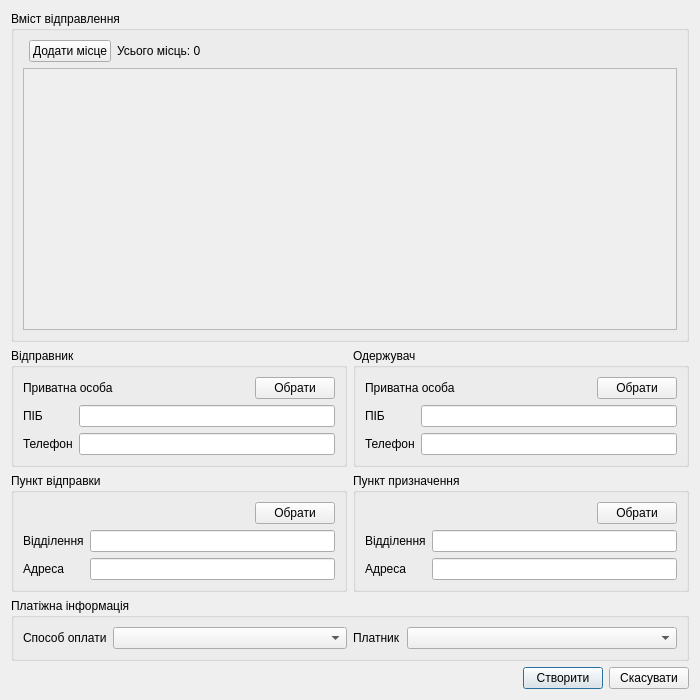
<?xml version="1.0" encoding="UTF-8"?>
<ui version="4.0">
 <class>MailingCreator</class>
 <widget class="QWidget" name="MailingCreator">
  <property name="geometry">
   <rect>
    <x>0</x>
    <y>0</y>
    <width>700</width>
    <height>700</height>
   </rect>
  </property>
  <property name="windowTitle">
   <string>Створення відправлення</string>
  </property>
  <layout class="QGridLayout" name="gridLayout_2">
   <item row="2" column="0">
    <widget class="QGroupBox" name="grpDspchPt">
     <property name="title">
      <string>Пункт відправки</string>
     </property>
     <layout class="QGridLayout" name="gridLayout_6">
      <item row="0" column="0">
       <spacer name="horizontalSpacer_3">
        <property name="orientation">
         <enum>Qt::Horizontal</enum>
        </property>
        <property name="sizeHint" stdset="0">
         <size>
          <width>40</width>
          <height>20</height>
         </size>
        </property>
       </spacer>
      </item>
      <item row="0" column="1">
       <widget class="QPushButton" name="pbChooseDspchOfc">
        <property name="text">
         <string>Обрати</string>
        </property>
       </widget>
      </item>
      <item row="1" column="0" colspan="2">
       <layout class="QFormLayout" name="formlytDspchPt">
        <property name="formAlignment">
         <set>Qt::AlignLeading|Qt::AlignLeft|Qt::AlignVCenter</set>
        </property>
        <item row="0" column="0">
         <widget class="QLabel" name="lDspchOfc">
          <property name="text">
           <string>Відділення</string>
          </property>
         </widget>
        </item>
        <item row="0" column="1">
         <widget class="QLineEdit" name="leDspchOfc">
          <property name="readOnly">
           <bool>true</bool>
          </property>
         </widget>
        </item>
        <item row="1" column="0">
         <widget class="QLabel" name="lDspchAddr">
          <property name="text">
           <string>Адреса</string>
          </property>
         </widget>
        </item>
        <item row="1" column="1">
         <widget class="QLineEdit" name="leDspchAddr">
          <property name="readOnly">
           <bool>true</bool>
          </property>
         </widget>
        </item>
       </layout>
      </item>
     </layout>
    </widget>
   </item>
   <item row="0" column="0" colspan="2">
    <widget class="QGroupBox" name="groupBox">
     <property name="title">
      <string>Вміст відправлення</string>
     </property>
     <layout class="QVBoxLayout" name="verticalLayout_8">
      <item>
       <layout class="QGridLayout" name="gridLayout">
        <item row="0" column="2">
         <widget class="QLabel" name="lPlcCount">
          <property name="text">
           <string>Усього місць: 0</string>
          </property>
         </widget>
        </item>
        <item row="0" column="3">
         <spacer name="horizontalSpacer_7">
          <property name="orientation">
           <enum>Qt::Horizontal</enum>
          </property>
          <property name="sizeHint" stdset="0">
           <size>
            <width>40</width>
            <height>20</height>
           </size>
          </property>
         </spacer>
        </item>
        <item row="1" column="0" colspan="5">
         <widget class="QScrollArea" name="scrollArea">
          <property name="widgetResizable">
           <bool>true</bool>
          </property>
          <widget class="QWidget" name="scrollAreaWidgetContents">
           <property name="geometry">
            <rect>
             <x>0</x>
             <y>0</y>
             <width>658</width>
             <height>292</height>
            </rect>
           </property>
           <layout class="QVBoxLayout" name="vlytCargoPlc"/>
          </widget>
         </widget>
        </item>
        <item row="0" column="1">
         <widget class="QPushButton" name="pbAddCargoPlace">
          <property name="text">
           <string>Додати місце</string>
          </property>
         </widget>
        </item>
       </layout>
      </item>
     </layout>
    </widget>
   </item>
   <item row="2" column="1">
    <widget class="QGroupBox" name="grpArrPt">
     <property name="title">
      <string>Пункт призначення</string>
     </property>
     <layout class="QGridLayout" name="gridLayout_5">
      <item row="0" column="0">
       <spacer name="horizontalSpacer_4">
        <property name="orientation">
         <enum>Qt::Horizontal</enum>
        </property>
        <property name="sizeHint" stdset="0">
         <size>
          <width>40</width>
          <height>20</height>
         </size>
        </property>
       </spacer>
      </item>
      <item row="0" column="1">
       <widget class="QPushButton" name="pbChooseArrOfc">
        <property name="text">
         <string>Обрати</string>
        </property>
       </widget>
      </item>
      <item row="1" column="0" colspan="2">
       <layout class="QFormLayout" name="formlytArrPt">
        <property name="formAlignment">
         <set>Qt::AlignLeading|Qt::AlignLeft|Qt::AlignVCenter</set>
        </property>
        <item row="0" column="0">
         <widget class="QLabel" name="lArrOfc">
          <property name="text">
           <string>Відділення</string>
          </property>
         </widget>
        </item>
        <item row="0" column="1">
         <widget class="QLineEdit" name="leArrOfc">
          <property name="readOnly">
           <bool>true</bool>
          </property>
         </widget>
        </item>
        <item row="1" column="0">
         <widget class="QLabel" name="lArrAddr">
          <property name="text">
           <string>Адреса</string>
          </property>
         </widget>
        </item>
        <item row="1" column="1">
         <widget class="QLineEdit" name="leArrAddr">
          <property name="readOnly">
           <bool>true</bool>
          </property>
         </widget>
        </item>
       </layout>
      </item>
     </layout>
    </widget>
   </item>
   <item row="1" column="1">
    <widget class="QGroupBox" name="grpRcpt">
     <property name="title">
      <string>Одержувач</string>
     </property>
     <layout class="QGridLayout" name="gridLayout_3">
      <item row="0" column="1">
       <spacer name="horizontalSpacer_2">
        <property name="orientation">
         <enum>Qt::Horizontal</enum>
        </property>
        <property name="sizeHint" stdset="0">
         <size>
          <width>40</width>
          <height>20</height>
         </size>
        </property>
       </spacer>
      </item>
      <item row="0" column="2">
       <widget class="QPushButton" name="pbChooseRcpt">
        <property name="text">
         <string>Обрати</string>
        </property>
       </widget>
      </item>
      <item row="0" column="0">
       <widget class="QLabel" name="lRcptTp">
        <property name="text">
         <string>Приватна особа</string>
        </property>
       </widget>
      </item>
      <item row="1" column="0" colspan="3">
       <layout class="QFormLayout" name="formlytRcpt">
        <property name="formAlignment">
         <set>Qt::AlignLeading|Qt::AlignLeft|Qt::AlignVCenter</set>
        </property>
        <item row="0" column="0">
         <widget class="QLabel" name="lRcptName">
          <property name="text">
           <string>ПІБ</string>
          </property>
         </widget>
        </item>
        <item row="0" column="1">
         <widget class="QLineEdit" name="leRcptName">
          <property name="readOnly">
           <bool>true</bool>
          </property>
         </widget>
        </item>
        <item row="1" column="0">
         <widget class="QLabel" name="lRcptMob">
          <property name="text">
           <string>Телефон</string>
          </property>
         </widget>
        </item>
        <item row="1" column="1">
         <widget class="QLineEdit" name="leRcptMob">
          <property name="readOnly">
           <bool>true</bool>
          </property>
         </widget>
        </item>
       </layout>
      </item>
     </layout>
    </widget>
   </item>
   <item row="4" column="0" colspan="2">
    <layout class="QHBoxLayout" name="horizontalLayout_12">
     <item>
      <widget class="QLabel" name="lCurrentEmployer">
       <property name="text">
        <string/>
       </property>
      </widget>
     </item>
     <item>
      <spacer name="horizontalSpacer_5">
       <property name="orientation">
        <enum>Qt::Horizontal</enum>
       </property>
       <property name="sizeHint" stdset="0">
        <size>
         <width>40</width>
         <height>20</height>
        </size>
       </property>
      </spacer>
     </item>
     <item>
      <widget class="QPushButton" name="pbCreateMailing">
       <property name="text">
        <string>Створити</string>
       </property>
       <property name="autoDefault">
        <bool>true</bool>
       </property>
       <property name="default">
        <bool>true</bool>
       </property>
      </widget>
     </item>
     <item>
      <widget class="QPushButton" name="pbCancelMailingCreating">
       <property name="text">
        <string>Скасувати</string>
       </property>
      </widget>
     </item>
    </layout>
   </item>
   <item row="1" column="0">
    <widget class="QGroupBox" name="grpSndr">
     <property name="title">
      <string>Відправник</string>
     </property>
     <layout class="QGridLayout" name="gridLayout_4">
      <item row="0" column="1">
       <spacer name="horizontalSpacer">
        <property name="orientation">
         <enum>Qt::Horizontal</enum>
        </property>
        <property name="sizeHint" stdset="0">
         <size>
          <width>40</width>
          <height>20</height>
         </size>
        </property>
       </spacer>
      </item>
      <item row="0" column="2">
       <widget class="QPushButton" name="pbChooseSndr">
        <property name="text">
         <string>Обрати</string>
        </property>
       </widget>
      </item>
      <item row="0" column="0">
       <widget class="QLabel" name="lSndrTp">
        <property name="text">
         <string>Приватна особа</string>
        </property>
       </widget>
      </item>
      <item row="1" column="0" colspan="3">
       <layout class="QFormLayout" name="formlytSndr">
        <property name="formAlignment">
         <set>Qt::AlignLeading|Qt::AlignLeft|Qt::AlignVCenter</set>
        </property>
        <item row="0" column="0">
         <widget class="QLabel" name="lSndrName">
          <property name="text">
           <string>ПІБ</string>
          </property>
         </widget>
        </item>
        <item row="0" column="1">
         <widget class="QLineEdit" name="leSndrName">
          <property name="readOnly">
           <bool>true</bool>
          </property>
         </widget>
        </item>
        <item row="1" column="0">
         <widget class="QLabel" name="lSndrMob">
          <property name="text">
           <string>Телефон</string>
          </property>
         </widget>
        </item>
        <item row="1" column="1">
         <widget class="QLineEdit" name="leSndrMob">
          <property name="readOnly">
           <bool>true</bool>
          </property>
         </widget>
        </item>
       </layout>
      </item>
     </layout>
    </widget>
   </item>
   <item row="3" column="0" colspan="2">
    <widget class="QGroupBox" name="grpPaymentInfo">
     <property name="title">
      <string>Платіжна інформація</string>
     </property>
     <layout class="QHBoxLayout" name="horizontalLayout_10">
      <item>
       <layout class="QFormLayout" name="formlytPymtMeth">
        <item row="0" column="1">
         <widget class="QComboBox" name="cmbPymtMeth"/>
        </item>
        <item row="0" column="0">
         <widget class="QLabel" name="lPymtMeth">
          <property name="text">
           <string>Способ оплати</string>
          </property>
         </widget>
        </item>
       </layout>
      </item>
      <item>
       <layout class="QFormLayout" name="formlytPayer">
        <property name="formAlignment">
         <set>Qt::AlignLeading|Qt::AlignLeft|Qt::AlignVCenter</set>
        </property>
        <item row="0" column="0">
         <widget class="QLabel" name="lPayer">
          <property name="text">
           <string>Платник</string>
          </property>
         </widget>
        </item>
        <item row="0" column="1">
         <widget class="QComboBox" name="cmbPayer"/>
        </item>
       </layout>
      </item>
     </layout>
    </widget>
   </item>
  </layout>
 </widget>
 <resources/>
 <connections/>
</ui>
